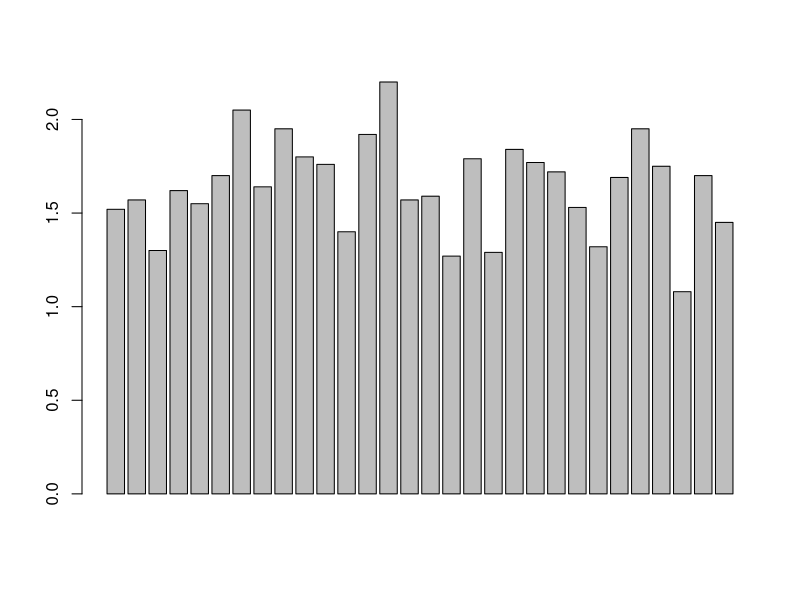
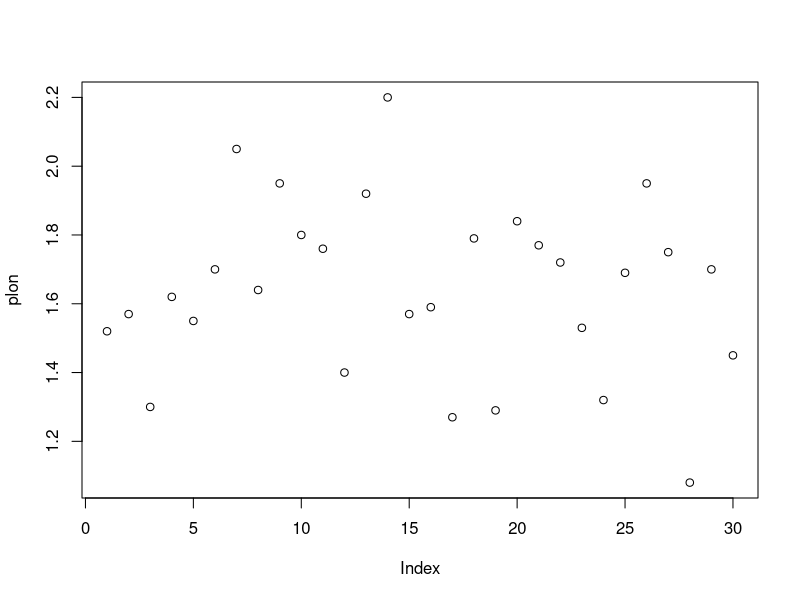
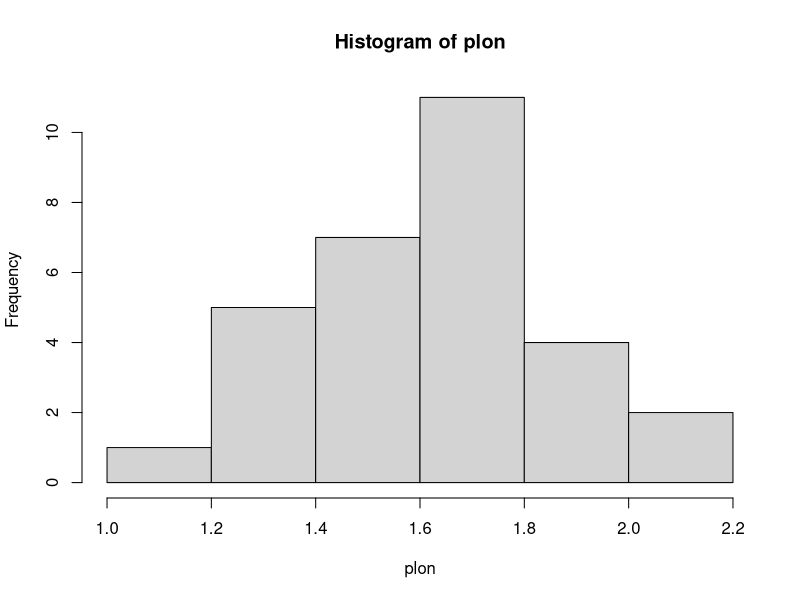
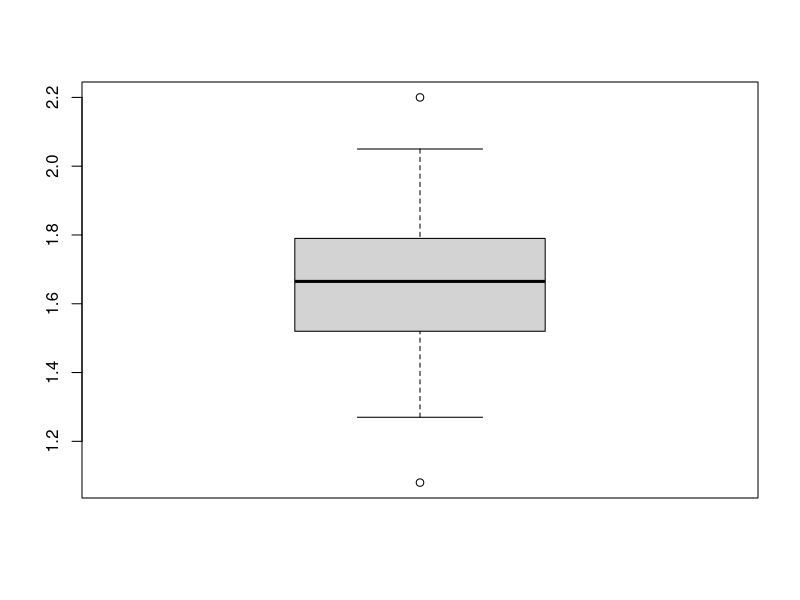

The R script that drew these images, in order:
# r2-zad1
plon = c(1.52, 1.57, 1.30, 1.62, 1.55, 1.70, 2.05, 1.64, 1.95, 
         1.80, 1.76, 1.40, 1.92, 2.20, 1.57, 1.59, 1.27, 1.79, 1.29, 1.84, 1.77, 1.72, 1.53, 1.32, 
         1.69, 1.95, 1.75, 1.08, 1.70, 1.45)
summary(plon)
barplot(plon)
plot(plon)
hist(plon)
boxplot(plon)
